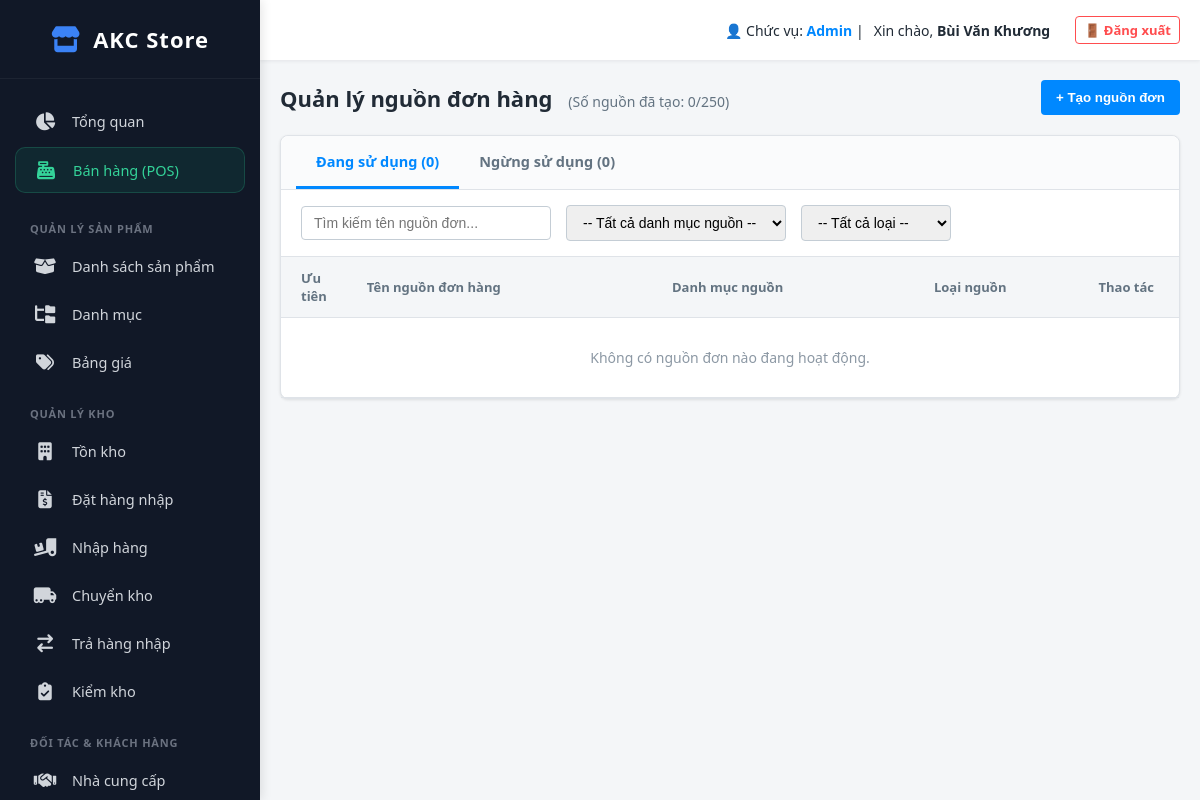
/index.php?action=order_sources (signed in), run on an earlier commit of the app's database.
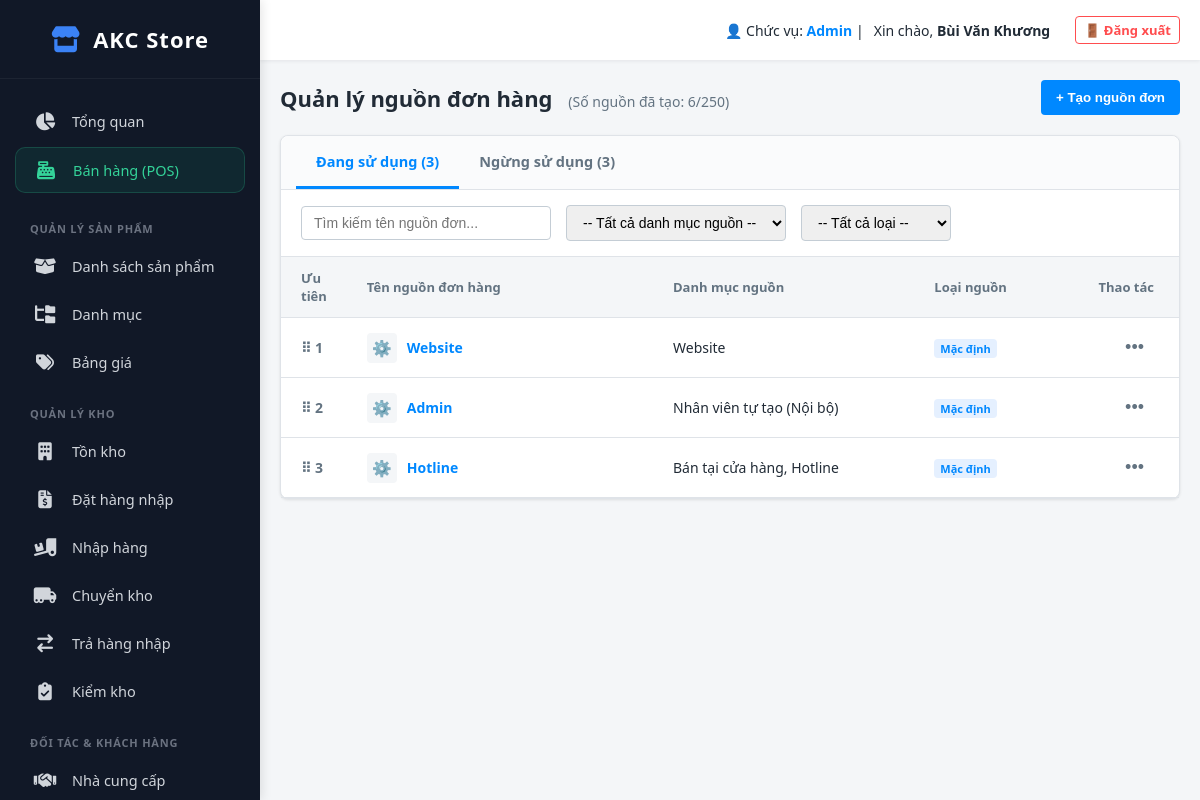
And on a later commit of the database.
### tables this page shows
CREATE TABLE `order_sources` (
  `id` int(11) NOT NULL,
  `source_name` varchar(100) NOT NULL,
  `category_name` varchar(100) NOT NULL,
  `source_type` varchar(50) DEFAULT 'Mặc định',
  `status` varchar(50) DEFAULT 'Đang sử dụng',
  `logo_url` varchar(255) DEFAULT NULL,
  `sort_order` int(11) DEFAULT 0,
  `created_at` timestamp NOT NULL DEFAULT current_timestamp()
);

### app/controllers/OrderSourceController.php (called while the page is built, shortened)
<?php
require_once __DIR__ . '/../../config/database.php';
class OrderSourceController
{
    private $db;
    public function __construct()
    {
        $this->db = (new Database())->getConnection();
    }
    public function index()
    {
        $stmt = $this->db->query("SELECT * FROM order_sources ORDER BY sort_order ASC, id DESC");
        $all_sources = $stmt->fetchAll(PDO::FETCH_ASSOC);
        $total_created = count($all_sources);
        $active_sources = array_filter($all_sources, fn($s) => $s['status'] === 'Đang sử dụng');
        $inactive_sources = array_filter($all_sources, fn($s) => $s['status'] === 'Ngừng sử dụng');
        require_once __DIR__ . '/../views/settings/order_sources.php';
    }
}

### public/index.php (called while the page is built, shortened)
<?php
$app = new App();

### config/database.php (called while the page is built, shortened)
<?php
class Database
{
    private $host = "localhost";
    private $db_name = "quanly_imei";
    private $username = "root";
    private $password = "";
    public function getConnection()
    {
        $this->conn = null;
        try {
            $this->conn = new PDO("mysql:host=" . $this->host . ";dbname=" . $this->db_name, $this->username, $this->password);
            $this->conn->exec("set names utf8");
            $this->conn->setAttribute(PDO::ATTR_ERRMODE, PDO::ERRMODE_EXCEPTION);
        } catch (PDOException $exception) {
            echo "Lỗi kết nối CSDL: " . $exception->getMessage();
        }
        return $this->conn;
    }
}

### app/views/settings/order_sources.php (the view, shortened to what the changed rows need)
<?php
require_once __DIR__ . '/../layout/header.php'; ?>
<div class="v3-header">
    <div class="v3-title">Quản lý nguồn đơn hàng <span style="font-size:14px; color:#637381; font-weight:normal; margin-left:10px;">(Số nguồn đã tạo: <?php echo $total_created; ?>/250)</span></div>
    <button style="background: #0088ff; color: #fff; border: none; padding: 10px 15px; border-radius: 4px; font-weight: 600; cursor: pointer;" onclick="openCreateModal()">+ Tạo nguồn đơn</button>
</div>
<div class="v3-card">
    <div class="tabs-bar">
        <div class="tab-item active" onclick="switchTab('active', this)">Đang sử dụng (<?php echo count($active_sources); ?>)</div>
        <div class="tab-item" onclick="switchTab('inactive', this)">Ngừng sử dụng (<?php echo count($inactive_sources); ?>)</div>
    </div>
    <div class="filter-bar">
        <input type="text" id="txt_search" class="form-control" style="width: 250px;" placeholder="Tìm kiếm tên nguồn đơn..." oninput="filterSources()">
        <select id="sel_category" class="form-control" style="width: 220px;" onchange="filterSources()">
            <option value="">-- Tất cả danh mục nguồn --</option>
        </select>
        <select id="sel_type" class="form-control" style="width: 150px;" onchange="filterSources()">
            <option value="">-- Tất cả loại --</option>
        </select>
    </div>
    <div id="panel_active">
        <table class="table-sources">
            <thead>
                <tr>
                    <th style="width: 5%;">Ưu tiên</th>
                    <th style="width: 35%;">Tên nguồn đơn hàng</th>
                    <th style="width: 30%;">Danh mục nguồn</th>
                    <th style="width: 15%;">Loại nguồn</th>
                    <th style="width: 15%; text-align: right; padding-right:25px;">Thao tác</th>
                </tr>
            </thead>
            <tbody>
                <?php if (empty($active_sources)): ?>
                    <tr>
                        <td colspan="5" style="text-align:center; color:#8c98a4; padding:30px;">Không có nguồn đơn nào đang hoạt động.</td>
                    </tr>
                <?php else: ?>
                    <?php foreach ($active_sources as $s): ?>
                        <tr class="source-row" data-name="<?php echo strtolower($s['source_name']); ?>" data-cat="<?php echo $s['category_name']; ?>" data-type="<?php echo $s['source_type']; ?>">
                            <td style="color:#637381; font-weight:bold; cursor:move;">⠿ <?php echo $s['sort_order']; ?></td>
                            <td>
                                <div style="display:flex; align-items:center; gap:10px;">
                                    <div style="width:30px; height:30px; background:#f4f6f8; border-radius:4px; display:flex; align-items:center; justify-content:center; font-size:16px;">
                                        <?php echo $s['source_type'] == 'Mặc định' ? '⚙️' : '👑'; ?>
                                    </div>
                                    <b style="color:#0088ff;"><?php echo htmlspecialchars($s['source_name']); ?></b>
                                </div>
                            </td>
                            <td><?php echo htmlspecialchars($s['category_name']); ?></td>
                            <td>
                                <span class="badge-type <?php echo $s['source_type'] == 'Mặc định' ? 'badge-default' : 'badge-custom'; ?>">
                                    <?php echo $s['source_type']; ?>
                                </span>
                            </td>
                            <td style="text-align: right; padding-right:25px;">
                                <div class="action-menu-container">
                                    <button class="btn-trigger-menu" onclick="toggleDropdownMenu(event, <?php echo $s['id']; ?>)">•••</button>
                                </div>
                            </td>
                        </tr>
                    <?php endforeach; ?>
                <?php endif; ?>
            </tbody>
        </table>
    </div>
</div>
<?php require_once __DIR__ . '/../layout/footer.php'; ?>

What changed in the data, as far as the page shows it:
added order_sources: sort_order "1", source_name "Website", category_name "Website", source_type "Mặc định"
added order_sources: sort_order "2", source_name "Admin", category_name "Nhân viên tự tạo (Nội bộ)", source_type "Mặc định"
added order_sources: sort_order "3", source_name "Hotline", category_name "Bán tại cửa hàng, Hotline", source_type "Mặc định"
Also different on the page:
$total_created: "0" → "6"
count($active_sources): "0" → "3"
count($inactive_sources): "0" → "3"
text no longer shown: "Không có nguồn đơn nào đang hoạt động."
